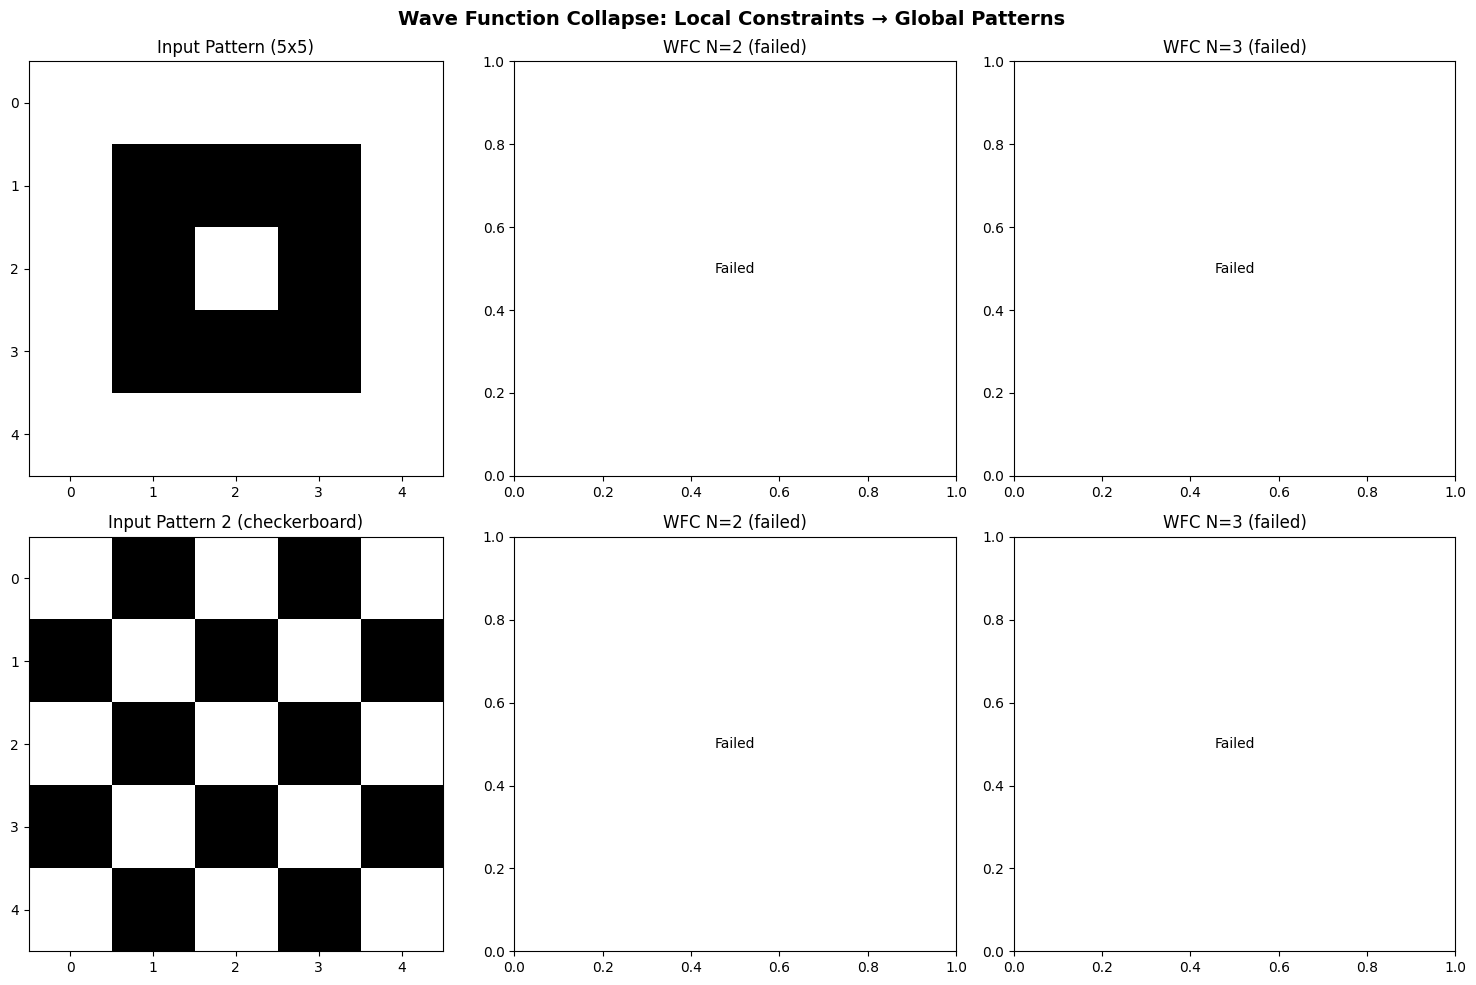

Generate this figure with Python:
"""
Wave Function Collapse — minimal Python implementation
Exploration: WFC as an emergence mechanism
- Local constraints → global patterns
- Superposition collapse as a model of emergence
- Connects to: #001 Emergence, #003 Edge of Chaos, #022 Open-Endedness
"""
import numpy as np
from collections import Counter
import matplotlib.pyplot as plt

def extract_patterns(grid, N=2):
    """Extract all NxN patterns from a grid."""
    h, w = grid.shape
    patterns = []
    for y in range(h - N + 1):
        for x in range(w - N + 1):
            pat = tuple(grid[y:y+N, x:x+N].flatten())
            patterns.append(pat)
    return patterns

def build_compatibility(patterns, N=2):
    """Build adjacency rules: which patterns can be next to each other."""
    pattern_set = list(set(patterns))
    pattern_idx = {p: i for i, p in enumerate(pattern_set)}
    n = len(pattern_set)
    
    # Horizontal compatibility: pattern A can be to the left of pattern B
    # if the right N-1 columns of A match the left N-1 columns of B
    h_comp = np.zeros((n, n), dtype=bool)
    v_comp = np.zeros((n, n), dtype=bool)
    
    for i, a in enumerate(pattern_set):
        a_grid = np.array(a).reshape(N, N)
        for j, b in enumerate(pattern_set):
            b_grid = np.array(b).reshape(N, N)
            # Horizontal: right N-1 cols of a == left N-1 cols of b
            if N > 1 and np.array_equal(a_grid[:, 1:], b_grid[:, :-1]):
                h_comp[i, j] = True
            # Vertical: bottom N-1 rows of a == top N-1 rows of b
            if N > 1 and np.array_equal(a_grid[1:, :], b_grid[:-1, :]):
                v_comp[i, j] = True
    
    return pattern_set, pattern_idx, h_comp, v_comp

def wfc_collapse(input_grid, output_size=(20, 20), N=2, max_attempts=10):
    """Run WFC to generate output similar to input."""
    patterns = extract_patterns(input_grid, N)
    pattern_set, pattern_idx, h_comp, v_comp = build_compatibility(patterns, N)
    n_patterns = len(pattern_set)
    
    H, W = output_size
    
    for attempt in range(max_attempts):
        # Wave: HxW cells, each is a boolean array of possible patterns
        wave = np.ones((H, W, n_patterns), dtype=bool)
        observed = np.full((H, W), -1, dtype=int)
        
        while True:
            # Find cell with minimum entropy (fewest possible patterns)
            min_entropy = n_patterns + 1
            min_cell = None
            for y in range(H):
                for x in range(W):
                    if observed[y, x] >= 0:
                        continue
                    count = wave[y, x].sum()
                    if count == 0:
                        min_cell = None  # contradiction
                        break
                    if count < min_entropy:
                        min_entropy = count
                        min_cell = (y, x)
                if min_cell is None:
                    break
            
            if min_cell is None:
                break  # contradiction, retry
            
            if min_entropy == n_patterns + 1:
                break  # all observed
            
            # Collapse the chosen cell
            y, x = min_cell
            possible = np.where(wave[y, x])[0]
            # Weight by pattern frequency
            freq = np.array([patterns.count(pattern_set[p]) for p in possible], dtype=float)
            freq /= freq.sum()
            chosen = np.random.choice(possible, p=freq)
            
            wave[y, x, :] = False
            wave[y, x, chosen] = True
            observed[y, x] = chosen
            
            # Propagate constraints
            stack = [(y, x)]
            while stack:
                cy, cx = stack.pop()
                c_pattern = observed[cy, cx]
                
                # Check neighbors
                for dy, dx, comp in [(-1, 0, v_comp), (1, 0, v_comp), 
                                      (0, -1, h_comp), (0, 1, h_comp)]:
                    ny, nx = cy + dy, cx + dx
                    if not (0 <= ny < H and 0 <= nx < W):
                        continue
                    if observed[ny, nx] >= 0:
                        continue
                    
                    # Determine direction: if checking cell below, current is "above"
                    if dy == -1:  # neighbor above, current below
                        allowed = comp[:, c_pattern]
                    elif dy == 1:  # neighbor below, current above
                        allowed = comp[c_pattern, :]
                    elif dx == -1:  # neighbor left, current right
                        allowed = comp[:, c_pattern]
                    else:  # neighbor right, current left
                        allowed = comp[c_pattern, :]
                    
                    old_count = wave[ny, nx].sum()
                    wave[ny, nx] &= allowed
                    new_count = wave[ny, nx].sum()
                    
                    if new_count == 0:
                        min_cell = None  # contradiction
                        break
                    if new_count < old_count:
                        stack.append((ny, nx))
                
                if min_cell is None:
                    break
            
            if min_cell is None:
                break
        
        if min_cell is not None:
            # Success! Build output
            output = np.zeros((H, W), dtype=int)
            for y in range(H):
                for x in range(W):
                    if observed[y, x] >= 0:
                        p = pattern_set[observed[y, x]]
                        output[y, x] = p[0]  # top-left pixel of pattern
                    else:
                        # Fill unobserved with most likely
                        possible = np.where(wave[y, x])[0]
                        if len(possible) > 0:
                            output[y, x] = pattern_set[possible[0]][0]
            return output, attempt + 1
    
    return None, max_attempts

def main():
    # Create a simple input pattern
    input_grid = np.array([
        [0, 0, 0, 0, 0],
        [0, 1, 1, 1, 0],
        [0, 1, 0, 1, 0],
        [0, 1, 1, 1, 0],
        [0, 0, 0, 0, 0],
    ])
    
    fig, axes = plt.subplots(2, 3, figsize=(15, 10))
    
    # Show input
    axes[0, 0].imshow(input_grid, cmap='binary')
    axes[0, 0].set_title('Input Pattern (5x5)')
    
    # Run WFC with different N values
    for idx, N in enumerate([2, 3]):
        output, attempts = wfc_collapse(input_grid, output_size=(30, 30), N=N)
        if output is not None:
            axes[0, idx+1].imshow(output, cmap='binary')
            axes[0, idx+1].set_title(f'WFC Output N={N} ({attempts} attempts)')
        else:
            axes[0, idx+1].text(0.5, 0.5, 'Failed', ha='center', va='center')
            axes[0, idx+1].set_title(f'WFC N={N} (failed)')
    
    # More complex input: checkerboard variant
    input2 = np.array([
        [0, 1, 0, 1, 0],
        [1, 0, 1, 0, 1],
        [0, 1, 0, 1, 0],
        [1, 0, 1, 0, 1],
        [0, 1, 0, 1, 0],
    ])
    
    axes[1, 0].imshow(input2, cmap='binary')
    axes[1, 0].set_title('Input Pattern 2 (checkerboard)')
    
    for idx, N in enumerate([2, 3]):
        output, attempts = wfc_collapse(input2, output_size=(30, 30), N=N)
        if output is not None:
            axes[1, idx+1].imshow(output, cmap='binary')
            axes[1, idx+1].set_title(f'WFC Output N={N} ({attempts} attempts)')
        else:
            axes[1, idx+1].text(0.5, 0.5, 'Failed', ha='center', va='center')
            axes[1, idx+1].set_title(f'WFC N={N} (failed)')
    
    plt.suptitle('Wave Function Collapse: Local Constraints → Global Patterns', 
                 fontsize=14, fontweight='bold')
    plt.tight_layout()
    plt.savefig('experiments/wfc_demo.png', dpi=100, bbox_inches='tight')
    plt.close()
    print("Saved experiments/wfc_demo.png")

if __name__ == '__main__':
    main()
